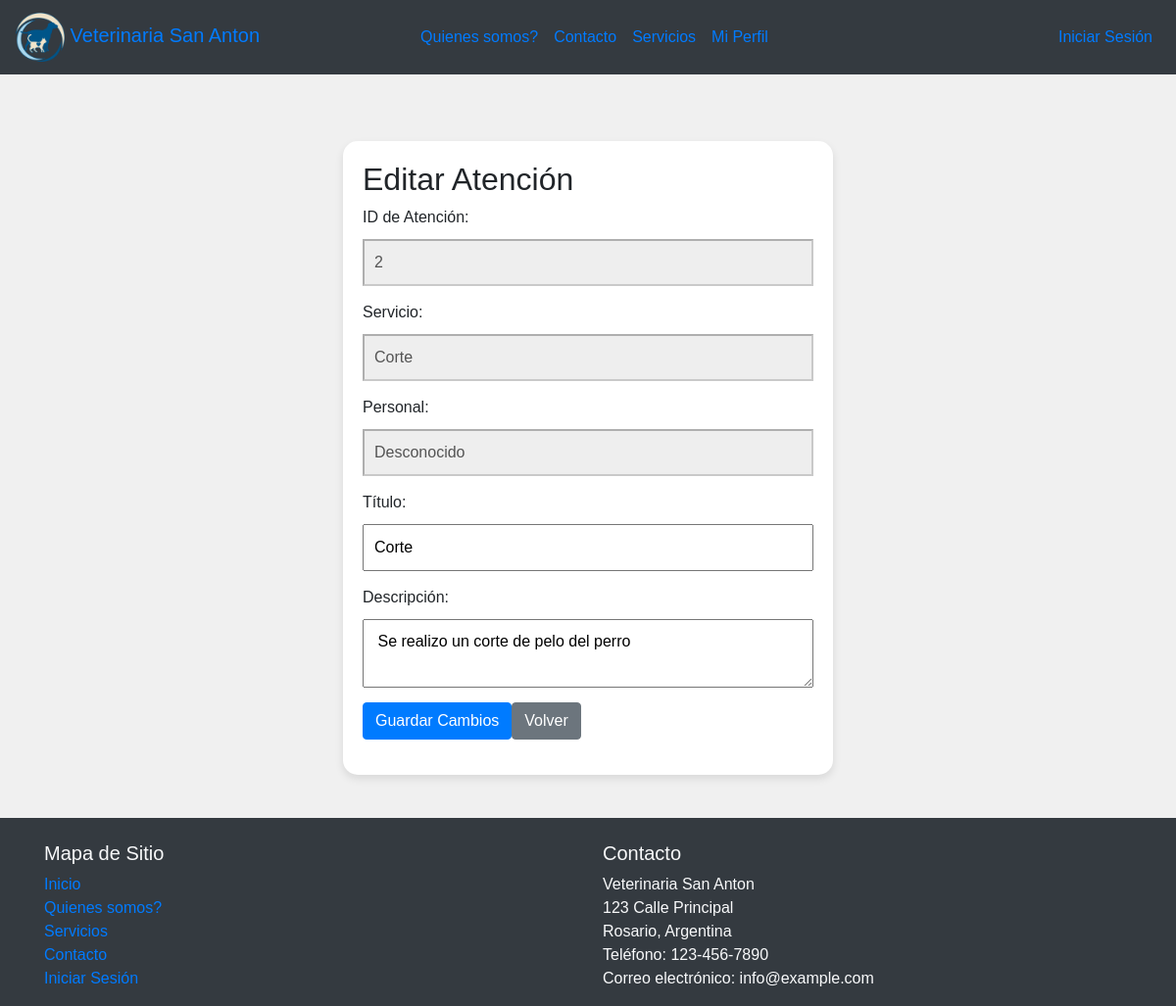
Page /editar_atencion.php?id=2 on the earlier database version.
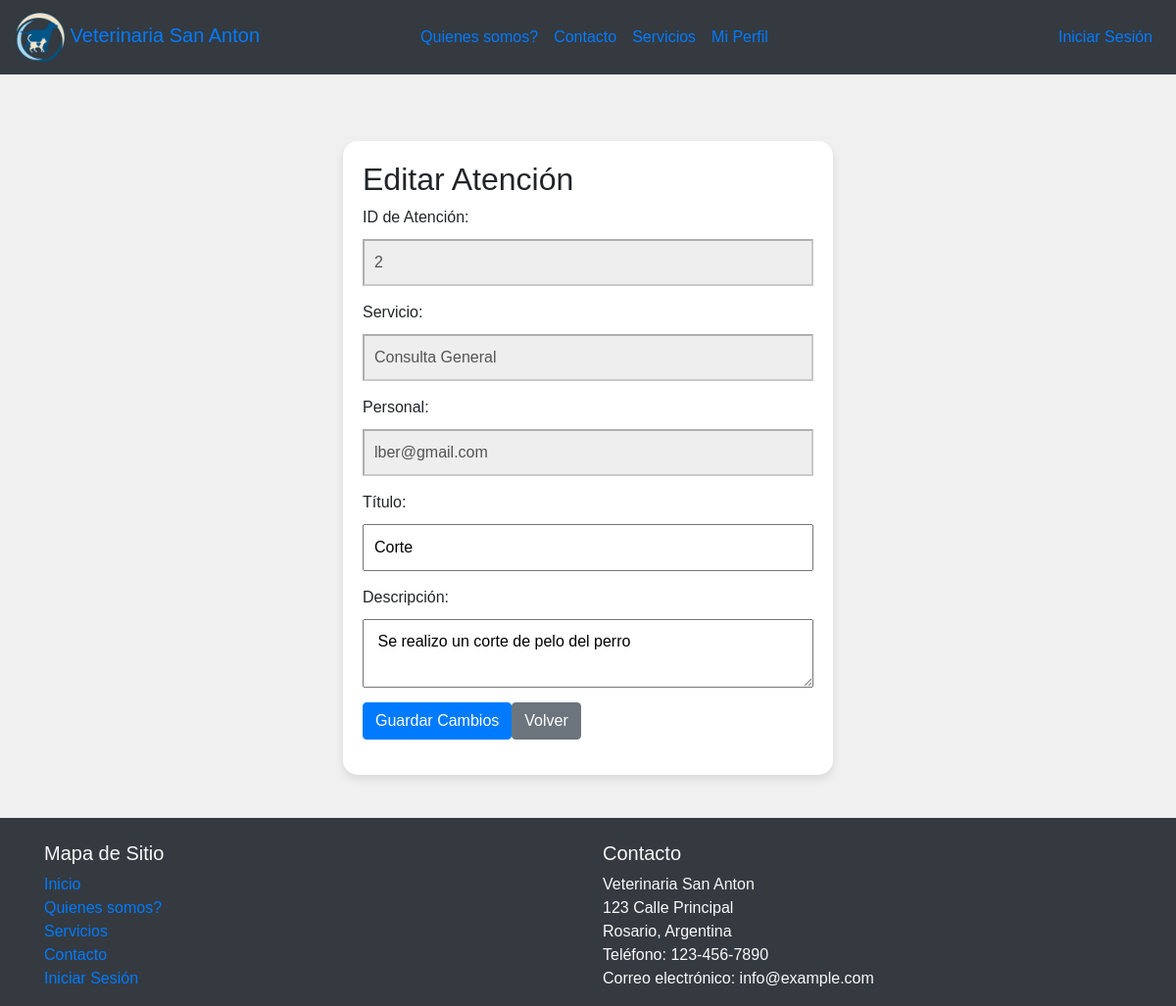
Same page on the later database version.
### tables this page shows
CREATE TABLE `atenciones` (
  `id` int(11) NOT NULL,
  `mascota_id` int(11) NOT NULL,
  `servicio_id` int(11) NOT NULL,
  `personal_id` int(11) NOT NULL,
  `fecha_hora` date NOT NULL,
  `titulo` varchar(20) NOT NULL,
  `descripcion` text NOT NULL
);

CREATE TABLE `servicios` (
  `id` int(11) NOT NULL,
  `nombre` varchar(20) NOT NULL,
  `tipo` varchar(20) NOT NULL,
  `precio` varchar(20) NOT NULL
);

CREATE TABLE `personal` (
  `id` int(11) NOT NULL,
  `email` varchar(20) NOT NULL,
  `clave` int(20) NOT NULL,
  `rol_id` int(11) NOT NULL,
  `nombre` varchar(20) NOT NULL,
  `apellido` varchar(20) NOT NULL
);

### editar_atencion.php (the view, shortened to what this page needs)
<?php
include 'conexion.php';
$id_atencion = $_GET['id'];
$consulta_atencion = "SELECT * FROM atenciones WHERE id = '$id_atencion'";
$resultado_atencion = $conn->query($consulta_atencion);
if ($resultado_atencion->num_rows > 0) {
    $atencion = $resultado_atencion->fetch_assoc();
    echo "<html>";
    echo "<head>";
    echo "<link type='text/css' rel='stylesheet' href='https://maxcdn.bootstrapcdn.com/bootstrap/4.0.0/css/bootstrap.min.css'>";
    echo "</head>";
    echo "<body><nav class='navbar navbar-expand-lg  bg-dark '>
  <a class='navbar-brand' href='pagina.html'>
      <img src='imagenes/logovet.png' alt='Logo' width='50' height='50'>
        Veterinaria San Anton
    </a>
  <button class='navbar-toggler' type='button' data-toggle='collapse' data-target='#navbarNav' aria-controls='navbarNav' aria-expanded='false' aria-label='Toggle navigation'>
    <span class='navbar-toggler-icon'></span>
  </button>
  <div class='collapse navbar-collapse' id='navbarNav'>
    <ul class='navbar-nav mx-auto' >
      <li class='nav-item'>
        <a class='nav-link' href='quienes-somos.html'>Quienes somos?</a>
      </li>
      <li class='nav-item'>
        <a class='nav-link' href='contacto.html'>Contacto</a>
      </li>
      <li class='nav-item'>
        <a class='nav-link' href='servicios.html'>Servicios</a>
      </li>
      <li class='nav-item'>
        <a class='nav-link' href='gestionar-mi-perfil.php'>Mi Perfil</a>
      </li>
    </ul>
    <ul class='navbar-nav ml-auto'>
      <li class='nav-item'>
        <a class='nav-link' href='login.html'>Iniciar Sesión</a>
      </li>
    </ul>
  </div>
</nav>
<br><br>";
    echo "<div class='form-container'>";
    echo "<h2>Editar Atención</h2>";
    echo "<form action='procesar_edicion_atencion.php' method='post'>";
    echo "<label for='id_atencion'>ID de Atención:</label>";
    echo "<input type='text' name='id_atencion' value='" . $atencion['id'] . "' disabled><br>";
    echo "<label for='servicio'>Servicio:</label>";
    echo "<input type='text' name='servicio' value='" . obtenerNombreServicio($atencion['servicio_id'], $conn) . "' disabled><br>";
    echo "<label for='personal'>Personal:</label>";
    echo "<input type='text' name='personal' value='" . obtenerNombrePersonal($atencion['personal_id'], $conn) . "' disabled><br>";
    echo "<label for='titulo'>Título:</label>";
    echo "<input type='text' name='titulo' value='" . $atencion['titulo'] . "'><br>";
    echo "<label for='descripcion'>Descripción:</label>";
    echo "<textarea name='descripcion'>" . $atencion['descripcion'] . "</textarea><br>";
    echo '<button type="submit" class="btn btn-primary">Guardar Cambios</button>';
    echo '<a href="gestionar-mi-perfil.php" class="btn btn-secondary">Volver</a>';
    echo "</form>";
    echo "</div> <br> <footer class='footer bg-dark text-light'>
  <div class='container'>
    <div class='row'>
      <div class='col-md-6'>
        <br>
        <h5>Mapa de Sitio</h5>
        <ul class='list-unstyled'>
          <li><a href='pagina.html'>Inicio</a></li>
          <li><a href='quienes-somos.html'>Quienes somos?</a></li>
          <li><a href='servicios.html'>Servicios</a></li>
          <li><a href='contacto.html'>Contacto</a></li>
          <li><a href='login.html'>Iniciar Sesión</a></li>
        </ul>
      </div>
      <div class='col-md-6'>
        <br>
        <h5>Contacto</h5>
        <address>
          Veterinaria San Anton<br>
          123 Calle Principal<br>
          Rosario, Argentina<br>
          Teléfono: 123-456-7890<br>
          Correo electrónico: info@example.com
        </address>
      </div>
    </div>
  </div>
</footer>";
    echo "</body>";
    echo "</html>";
    echo "</body>";
    echo "</html>";
} else {
    echo "<p>Atención no encontrada.</p>";
}
function obtenerNombreServicio($servicio_id, $conn) {
    $consulta = "SELECT nombre FROM servicios WHERE id = '$servicio_id'";
    $resultado = $conn->query($consulta);
    if ($resultado->num_rows > 0) {
        $servicio = $resultado->fetch_assoc();
        return $servicio['nombre'];
    } else {
        return "Desconocido";
    }
}
function obtenerNombrePersonal($personal_id, $conn) {
    $consulta = "SELECT email FROM personal WHERE id = '$personal_id'";
    $resultado = $conn->query($consulta);
    if ($resultado->num_rows > 0) {
        $personal = $resultado->fetch_assoc();
        return $personal['email'];
    } else {
        return "Desconocido";
    }
}
?>

Differences in the rows shown:
changed through a linked row, atenciones "Corte": servicio "Corte" → "Consulta General"; personal (not shown) → "lber@gmail.com"
Other differences:
form field personal: "Desconocido" → (not shown)
